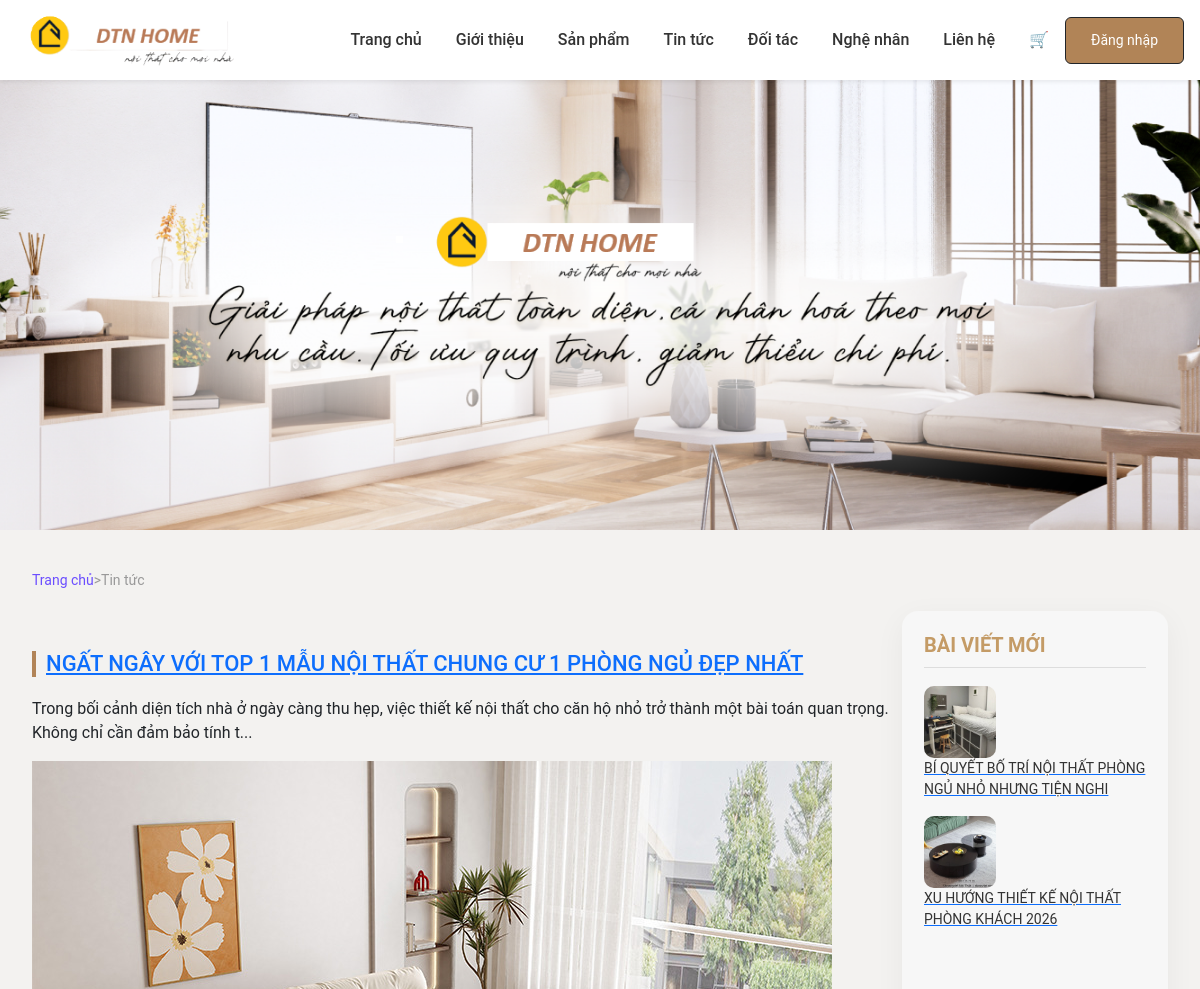
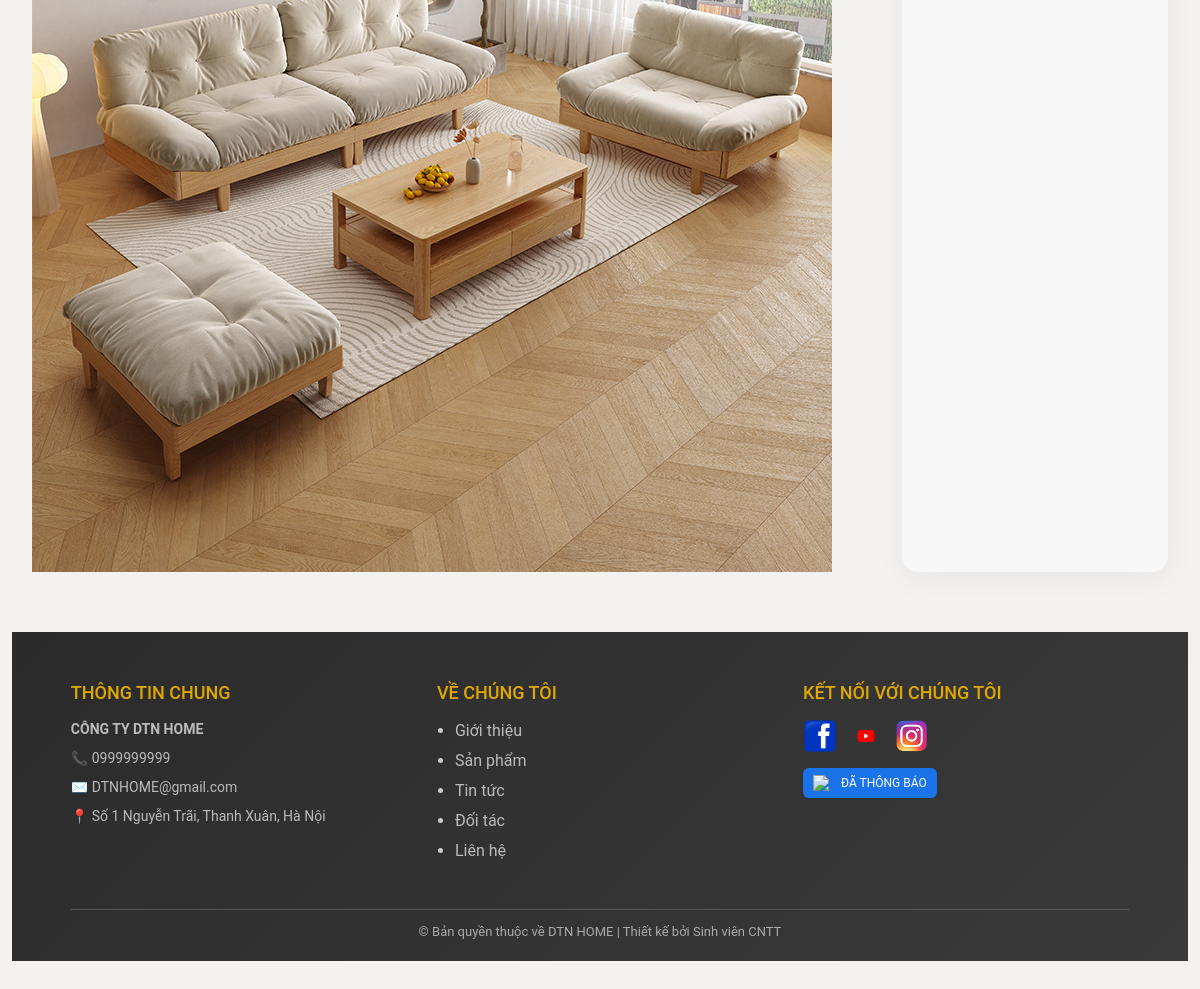
/tintuc.php, run on the app's committed database (2 pictures, top to bottom).
### tables this page shows
CREATE TABLE `banners` (
  `id` int(11) NOT NULL,
  `image` varchar(255) DEFAULT NULL,
  `created_at` timestamp NOT NULL DEFAULT current_timestamp()
);

CREATE TABLE `news` (
  `id` int(11) NOT NULL,
  `title` varchar(255) DEFAULT NULL,
  `content` text DEFAULT NULL,
  `image` varchar(255) DEFAULT NULL,
  `created_at` timestamp NOT NULL DEFAULT current_timestamp()
);

CREATE TABLE `company_info` (
  `id` int(11) NOT NULL,
  `name` varchar(255) DEFAULT NULL,
  `phone` varchar(50) DEFAULT NULL,
  `email` varchar(255) DEFAULT NULL,
  `address` text DEFAULT NULL,
  `facebook` varchar(255) DEFAULT NULL,
  `zalo` varchar(255) DEFAULT NULL,
  `created_at` timestamp NOT NULL DEFAULT current_timestamp()
);

### tintuc.php (the view)
<?php
include "config/db.php";
include "inc/header.php";
$main = $conn->query("SELECT * FROM news ORDER BY id ASC LIMIT 1")->fetch();
$news = $conn->query("
    SELECT * FROM news
    WHERE id != {$main['id']}
    ORDER BY id DESC
")->fetchAll();
?>
<link rel="stylesheet" href="assets/css/tintuc.css">
<main class="news-container">
<div class="breadcrumb">
  <a href="index.php">Trang chủ</a> > <span>Tin tức</span>
</div>
<div class="content">
  <div class="news-box">
    <h2>
        <a href="news_detail.php?id=<?= $main['id'] ?>">
            <?= $main['title'] ?>
        </a>
    </h2>
    <p><?= substr($main['content'],0,200) ?>...</p>
    <a href="news_detail.php?id=<?= $main['id'] ?>">
        <img src="assets/images/news/<?= $main['image'] ?>">
    </a>
</div>
  <aside class="news-right">
  <h3>BÀI VIẾT MỚI</h3>
  <?php foreach($news as $n): ?>
  <div class="post">
      <a href="news_detail.php?id=<?= $n['id'] ?>">
          <img src="assets/images/news/<?= $n['image'] ?>">
          <p><?= $n['title'] ?></p>
      </a>
  </div>
  <?php endforeach; ?>
</aside>
</div>
</main>
<?php include "inc/footer_new.php"; ?>

### inc/header.php (shortened to what this page needs)
<?php
include __DIR__ . "/../config/db.php";
$banners = [];
try {
    $banners = $conn->query("SELECT * FROM banners ORDER BY id DESC LIMIT 3")->fetchAll();
} catch (Exception $e) {
    $banners = [];
}
?>
<!DOCTYPE html>
<html lang="vi">
<head>
<link href="https://cdn.jsdelivr.net/npm/bootstrap@5.3.2/dist/css/bootstrap.min.css" rel="stylesheet">
<link rel="stylesheet" href="/noithat_ngocquangggg/assets/css/style.css">
</head>
<body>
<nav class="navbar navbar-expand-lg navbar-light bg-white shadow-sm">
  <div class="container-fluid px-0 d-flex align-items-center">
    <a class="navbar-brand ms-3" href="/noithat_ngocquangggg/index.php">
      <img src="/noithat_ngocquangggg/assets/images/products/logo111.png" height="50">
    </a>
    <ul class="navbar-nav ms-auto me-3 align-items-center">
      <li class="nav-item"><a class="nav-link" href="/noithat_ngocquangggg/index.php">Trang chủ</a></li>
      <li class="nav-item"><a class="nav-link" href="/noithat_ngocquangggg/gioithieu.php">Giới thiệu</a></li>
      <li class="nav-item"><a class="nav-link" href="/noithat_ngocquangggg/sanpham.php">Sản phẩm</a></li>
      <li class="nav-item"><a class="nav-link" href="/noithat_ngocquangggg/tintuc.php">Tin tức</a></li>
      <li class="nav-item"><a class="nav-link" href="/noithat_ngocquangggg/doitac.php">Đối tác</a></li>
      <li class="nav-item"><a class="nav-link" href="/noithat_ngocquangggg/nghenhan.php">Nghệ nhân</a></li>
      <li class="nav-item"><a class="nav-link" href="/noithat_ngocquangggg/lienhe.php">Liên hệ</a></li>
      <li class="nav-item">
        <a class="nav-link fw-bold" href="/noithat_ngocquangggg/cart.php">🛒</a>
      </li>
      <?php if(isset($_SESSION['user'])): ?>
        <li class="nav-item ms-3">
            <a href="/noithat_ngocquangggg/profile.php" class="user-box">
                <img
                  src="/noithat_ngocquangggg/assets/images/avatar/<?= $_SESSION['user']['avatar'] ?? 'default.png' ?>"
                  class="user-avatar"
                >
                <span class="user-name">
                    <?= $_SESSION['user']['name'] ?? 'User' ?>
                </span>
            </a>
        </li>
        <li class="nav-item ms-2">
            <form action="/noithat_ngocquangggg/logout.php" method="post">
                <button class="btn btn-outline-danger btn-sm">Đăng xuất</button>
            </form>
        </li>
      <?php else: ?>
        <li class="nav-item ms-2">
          <a href="/noithat_ngocquangggg/admin/login.php" class="btn btn-outline-dark btn-sm">
            Đăng nhập
          </a>
        </li>
      <?php endif; ?>
    </ul>
  </div>
</nav>
<?php if(!empty($banners)): ?>
<div class="banner">
  <?php foreach($banners as $b): ?>
    <div class="banner-item">
      <img src="/noithat_ngocquangggg/assets/images/banner/<?= $b['image'] ?>">
    </div>
  <?php endforeach; ?>
</div>
<?php endif; ?>
<div class="container mt-4">

### inc/footer_new.php
<?php
include __DIR__ . "/../config/db.php";
$company = $conn->query("SELECT * FROM company_info LIMIT 1")->fetch();
?>
<link rel="stylesheet" href="assets/css/footer_new.css">
<footer class="ft-new">
    <div class="ft-new-container">
        <div class="ft-col">
            <h4>THÔNG TIN CHUNG</h4>
            <p class="ft-name"><?= $company['name'] ?? 'CÔNG TY TNHH HOÀNG HOAN' ?></p>
            <p>📞 <?= $company['phone'] ?? '0999.999.999' ?></p>
            <p>✉️ <?= $company['email'] ?? 'cskh@hoanghoan.vn' ?></p>
            <p>📍 <?= $company['address'] ?? 'Hà Nội' ?></p>
        </div>
        <div class="ft-col">
            <h4>VỀ CHÚNG TÔI</h4>
            <ul>
                <li><a href="gioithieu.php">Giới thiệu</a></li>
                <li><a href="sanpham.php">Sản phẩm</a></li>
                <li><a href="tintuc.php">Tin tức</a></li>
                <li><a href="doitac.php">Đối tác</a></li>
                <li><a href="lienhe.php">Liên hệ</a></li>
            </ul>
        </div>
        <div class="ft-col">
            <h4>KẾT NỐI VỚI CHÚNG TÔI</h4>
            <div class="ft-icons">
                <a href="#"><img src="assets/images/products/fb.png"></a>
                <a href="#"><img src="assets/images/products/yt.png"></a>
                <a href="#"><img src="assets/images/products/ig.png"></a>
            </div>
            <div class="ft-badge">
                <img src="https://cdn-icons-png.flaticon.com/512/190/190411.png">
                <span>ĐÃ THÔNG BÁO</span>
            </div>
        </div>
    </div>
    <div class="ft-copy">
        © Bản quyền thuộc về DTN HOME | Thiết kế bởi Sinh viên CNTT
    </div>
</footer>

### assets/css/style.css (style rules this page uses)
body { font-family: 'Roboto', Arial, sans-serif; background: #f3f2f0; margin: 0; }
.navbar { padding: 10px 0; }
.navbar-brand { padding: 0; margin: 0; }
.navbar-brand img { height: 60px; width: auto; object-fit: contain; display: block; }
.navbar-nav .nav-link { font-weight: 500; margin-left: 18px; color: #333; }
.btn { display:inline-block; background:#b18457; color:#fff; padding:12px 25px; text-decoration:none; border-radius:6px; }
.banner { width: 100%; overflow: hidden; }
.banner-item { height: 450px; overflow: hidden; }
.banner-item img { width: 100%; height: 100%; object-fit: cover; }
.container h2 { color: #2d2d2d; margin: 40px 0 20px; font-size: 22px; border-left: 4px solid #b18457; padding-left: 10px; }

### assets/css/tintuc.css (style rules this page uses)
.news-container * { box-sizing:border-box; }
.news-container { max-width:1200px; margin:40px auto 60px; padding:0 20px; }
.breadcrumb { font-size:14px; color:#999; margin-bottom:25px; }
.breadcrumb a { color:#6b4eff; text-decoration:none; }
.container { max-width: 1200px; margin: 40px auto; }
.breadcrumb { font-size: 14px; color: #999; margin-bottom: 20px; }
.content { display: flex; justify-content: space-between; }
.news-right { width:320px; background:#f7f7f7; padding:22px; border-radius:16px; box-shadow:0 8px 30px rgba(0,0,0,0.05); }
.news-right h3 { font-size:20px; font-weight:700; color:#c49b66; margin-bottom:18px; padding-bottom:10px; border-bottom:1px solid #ddd; }
.post { display:flex; gap:12px; margin-bottom:16px; align-items:flex-start; }
.post img { width:72px; height:72px; border-radius:10px; object-fit:cover; flex-shrink:0; }
.post p { font-size:14px; color:#333; line-height:1.5; margin:0; display:-webkit-box; -webkit-line-clamp:3; -webkit-box-orient:vertical; overflow:hidden; cursor:pointer; transition:0.3s; }

### assets/css/footer_new.css (style rules this page uses)
.ft-new { width: 100%; background: linear-gradient(135deg, #2b2b2b, #3a3a3a); color: #ccc; padding: 50px 0 20px; }
.ft-new-container { width: 90%; max-width: 1200px; margin: auto; display: grid; grid-template-columns: repeat(3, 1fr); gap: 40px; }
.ft-new h4 { color: #e0a800; margin-bottom: 15px; font-size: 18px; }
.ft-new p { font-size: 14px; margin-bottom: 8px; color: #bbb; }
.ft-name { font-weight: bold; color: #fff; }
.ft-new a { color: #bbb; text-decoration: none; }
.ft-new ul { padding-left: 18px; }
.ft-new li { margin-bottom: 6px; }
.ft-icons { display: flex; gap: 12px; margin-top: 10px; }
.ft-icons img { width: 34px; height: 34px; border-radius: 6px; transition: 0.3s; }
.ft-badge { margin-top: 15px; display: flex; align-items: center; gap: 8px; background: #1a73e8; padding: 6px 10px; border-radius: 6px; width: fit-content; }
.ft-badge img { width: 20px; }
.ft-badge span { color: #fff; font-size: 12px; }
.ft-copy { width: 90%; max-width: 1200px; margin: 30px auto 0; text-align: center; border-top: 1px solid #555; padding-top: 12px; font-size: 13px; color: #aaa; }

### data on the page
banners: image (picture)
news: title "NGẤT NGÂY VỚI TOP 1 MẪU NỘI THẤT CHUNG CƯ 1 PHÒNG NGỦ ĐẸP NHẤT", content "Trong bối cảnh diện tích nhà ở ngày càng thu hẹp, việc thiết kế nội thất cho căn hộ nhỏ trở thành một bài toán quan trọng. Không chỉ cần đảm bảo tính t", image (picture)
news: image (picture), title "BÍ QUYẾT BỐ TRÍ NỘI THẤT PHÒNG NGỦ NHỎ NHƯNG TIỆN NGHI"
news: image (picture), title "XU HƯỚNG THIẾT KẾ NỘI THẤT PHÒNG KHÁCH 2026"
company_info: name "CÔNG TY DTN HOME", phone "0999999999", email "DTNHOME@gmail.com", address "Số 1 Nguyễn Trãi, Thanh Xuân, Hà Nội"
